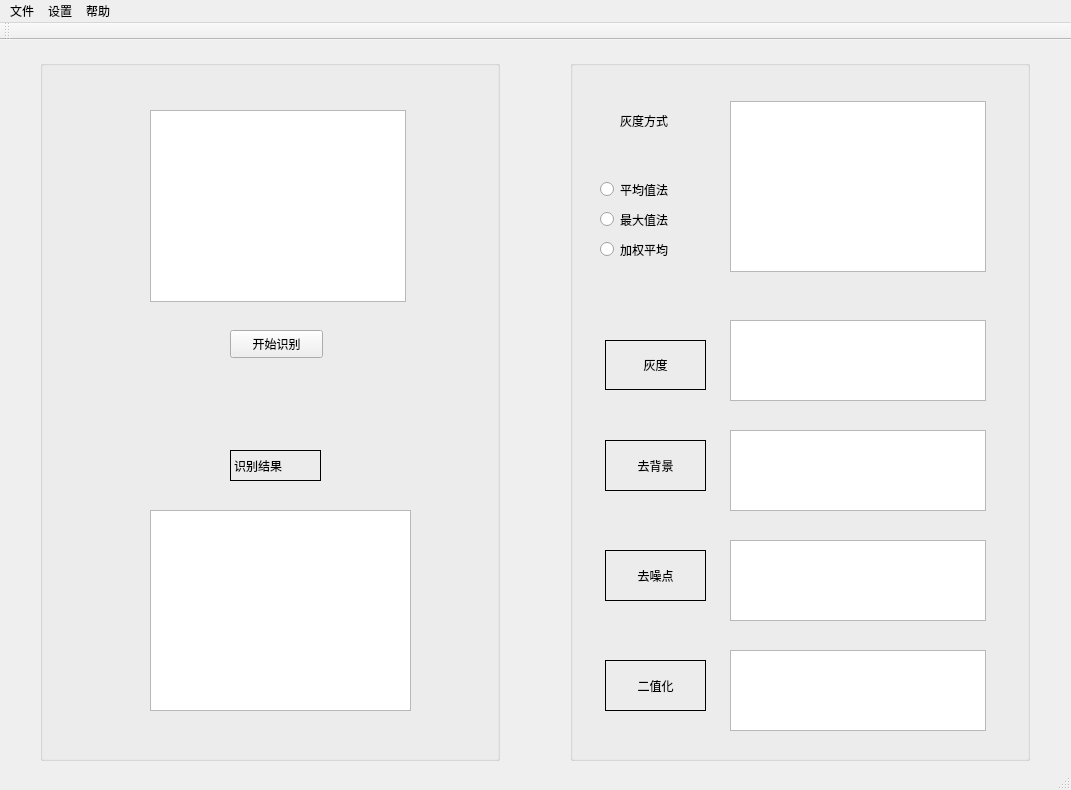
<?xml version="1.0" encoding="UTF-8"?>
<ui version="4.0">
 <class>ViewClass</class>
 <widget class="QMainWindow" name="ViewClass">
  <property name="geometry">
   <rect>
    <x>0</x>
    <y>0</y>
    <width>1071</width>
    <height>790</height>
   </rect>
  </property>
  <property name="windowTitle">
   <string>App</string>
  </property>
  <widget class="QWidget" name="centralWidget">
   <widget class="QGroupBox" name="groupBox">
    <property name="geometry">
     <rect>
      <x>40</x>
      <y>20</y>
      <width>460</width>
      <height>701</height>
     </rect>
    </property>
    <property name="title">
     <string/>
    </property>
    <widget class="QGraphicsView" name="leftOriginView">
     <property name="geometry">
      <rect>
       <x>110</x>
       <y>50</y>
       <width>256</width>
       <height>192</height>
      </rect>
     </property>
    </widget>
    <widget class="QPushButton" name="recognizeButton">
     <property name="geometry">
      <rect>
       <x>190</x>
       <y>270</y>
       <width>93</width>
       <height>28</height>
      </rect>
     </property>
     <property name="styleSheet">
      <string notr="true">font: 12pt &quot;Agency FB&quot;;</string>
     </property>
     <property name="text">
      <string>开始识别</string>
     </property>
    </widget>
    <widget class="QTextBrowser" name="resultText">
     <property name="geometry">
      <rect>
       <x>110</x>
       <y>450</y>
       <width>261</width>
       <height>201</height>
      </rect>
     </property>
    </widget>
    <widget class="QLabel" name="label">
     <property name="geometry">
      <rect>
       <x>190</x>
       <y>390</y>
       <width>91</width>
       <height>31</height>
      </rect>
     </property>
     <property name="styleSheet">
      <string notr="true">font: 12pt &quot;Agency FB&quot;;</string>
     </property>
     <property name="frameShape">
      <enum>QFrame::Box</enum>
     </property>
     <property name="text">
      <string>识别结果</string>
     </property>
    </widget>
   </widget>
   <widget class="QGroupBox" name="groupBox_2">
    <property name="geometry">
     <rect>
      <x>570</x>
      <y>20</y>
      <width>460</width>
      <height>701</height>
     </rect>
    </property>
    <property name="title">
     <string/>
    </property>
    <widget class="QGraphicsView" name="removeBgView">
     <property name="geometry">
      <rect>
       <x>160</x>
       <y>370</y>
       <width>256</width>
       <height>81</height>
      </rect>
     </property>
    </widget>
    <widget class="QGraphicsView" name="denoiseView">
     <property name="geometry">
      <rect>
       <x>160</x>
       <y>480</y>
       <width>256</width>
       <height>81</height>
      </rect>
     </property>
    </widget>
    <widget class="QGraphicsView" name="grayView">
     <property name="geometry">
      <rect>
       <x>160</x>
       <y>260</y>
       <width>256</width>
       <height>81</height>
      </rect>
     </property>
    </widget>
    <widget class="QGraphicsView" name="binaryzationView">
     <property name="geometry">
      <rect>
       <x>160</x>
       <y>590</y>
       <width>256</width>
       <height>81</height>
      </rect>
     </property>
    </widget>
    <widget class="QGraphicsView" name="rightOriginView">
     <property name="geometry">
      <rect>
       <x>160</x>
       <y>41</y>
       <width>256</width>
       <height>171</height>
      </rect>
     </property>
    </widget>
    <widget class="QLabel" name="label_4">
     <property name="geometry">
      <rect>
       <x>35</x>
       <y>380</y>
       <width>101</width>
       <height>51</height>
      </rect>
     </property>
     <property name="styleSheet">
      <string notr="true">font: 14pt &quot;Agency FB&quot;;</string>
     </property>
     <property name="frameShape">
      <enum>QFrame::Box</enum>
     </property>
     <property name="text">
      <string>去背景</string>
     </property>
     <property name="alignment">
      <set>Qt::AlignCenter</set>
     </property>
    </widget>
    <widget class="QLabel" name="label_3">
     <property name="geometry">
      <rect>
       <x>35</x>
       <y>490</y>
       <width>101</width>
       <height>51</height>
      </rect>
     </property>
     <property name="styleSheet">
      <string notr="true">font: 14pt &quot;Agency FB&quot;;</string>
     </property>
     <property name="frameShape">
      <enum>QFrame::Box</enum>
     </property>
     <property name="text">
      <string>去噪点</string>
     </property>
     <property name="alignment">
      <set>Qt::AlignCenter</set>
     </property>
    </widget>
    <widget class="QLabel" name="label_2">
     <property name="geometry">
      <rect>
       <x>35</x>
       <y>600</y>
       <width>101</width>
       <height>51</height>
      </rect>
     </property>
     <property name="styleSheet">
      <string notr="true">font: 14pt &quot;Agency FB&quot;;</string>
     </property>
     <property name="frameShape">
      <enum>QFrame::Box</enum>
     </property>
     <property name="text">
      <string>二值化</string>
     </property>
     <property name="alignment">
      <set>Qt::AlignCenter</set>
     </property>
    </widget>
    <widget class="QLabel" name="label_5">
     <property name="geometry">
      <rect>
       <x>35</x>
       <y>280</y>
       <width>101</width>
       <height>50</height>
      </rect>
     </property>
     <property name="styleSheet">
      <string notr="true">font: 14pt &quot;Agency FB&quot;;</string>
     </property>
     <property name="frameShape">
      <enum>QFrame::Box</enum>
     </property>
     <property name="frameShadow">
      <enum>QFrame::Plain</enum>
     </property>
     <property name="lineWidth">
      <number>1</number>
     </property>
     <property name="text">
      <string>灰度</string>
     </property>
     <property name="textFormat">
      <enum>Qt::AutoText</enum>
     </property>
     <property name="alignment">
      <set>Qt::AlignCenter</set>
     </property>
     <property name="wordWrap">
      <bool>false</bool>
     </property>
    </widget>
    <widget class="QRadioButton" name="radioButton">
     <property name="geometry">
      <rect>
       <x>30</x>
       <y>120</y>
       <width>115</width>
       <height>19</height>
      </rect>
     </property>
     <property name="styleSheet">
      <string notr="true">font: 12pt &quot;Agency FB&quot;;</string>
     </property>
     <property name="text">
      <string>平均值法</string>
     </property>
    </widget>
    <widget class="QRadioButton" name="radioButton_2">
     <property name="geometry">
      <rect>
       <x>30</x>
       <y>150</y>
       <width>115</width>
       <height>19</height>
      </rect>
     </property>
     <property name="styleSheet">
      <string notr="true">font: 12pt &quot;Agency FB&quot;;</string>
     </property>
     <property name="text">
      <string>最大值法</string>
     </property>
    </widget>
    <widget class="QRadioButton" name="radioButton_3">
     <property name="geometry">
      <rect>
       <x>30</x>
       <y>180</y>
       <width>115</width>
       <height>19</height>
      </rect>
     </property>
     <property name="styleSheet">
      <string notr="true">font: 12pt &quot;Agency FB&quot;;</string>
     </property>
     <property name="text">
      <string>加权平均</string>
     </property>
    </widget>
    <widget class="QLabel" name="label_6">
     <property name="geometry">
      <rect>
       <x>50</x>
       <y>50</y>
       <width>81</width>
       <height>21</height>
      </rect>
     </property>
     <property name="styleSheet">
      <string notr="true">font: 12pt &quot;Agency FB&quot;；</string>
     </property>
     <property name="text">
      <string>灰度方式</string>
     </property>
    </widget>
   </widget>
  </widget>
  <widget class="QMenuBar" name="menuBar">
   <property name="geometry">
    <rect>
     <x>0</x>
     <y>0</y>
     <width>1071</width>
     <height>26</height>
    </rect>
   </property>
   <widget class="QMenu" name="menu">
    <property name="title">
     <string>文件</string>
    </property>
    <addaction name="importPicAction"/>
    <addaction name="separator"/>
    <addaction name="action_2"/>
   </widget>
   <widget class="QMenu" name="menu_2">
    <property name="title">
     <string>设置</string>
    </property>
   </widget>
   <widget class="QMenu" name="menu_3">
    <property name="title">
     <string>帮助</string>
    </property>
   </widget>
   <addaction name="menu"/>
   <addaction name="menu_2"/>
   <addaction name="menu_3"/>
  </widget>
  <widget class="QToolBar" name="mainToolBar">
   <attribute name="toolBarArea">
    <enum>TopToolBarArea</enum>
   </attribute>
   <attribute name="toolBarBreak">
    <bool>false</bool>
   </attribute>
  </widget>
  <widget class="QStatusBar" name="statusBar"/>
  <action name="importPicAction">
   <property name="text">
    <string>导入图片</string>
   </property>
  </action>
  <action name="action_2">
   <property name="text">
    <string>退出</string>
   </property>
  </action>
 </widget>
 <layoutdefault spacing="6" margin="11"/>
 <resources>
  <include location="Vcode.qrc"/>
 </resources>
 <connections/>
</ui>
